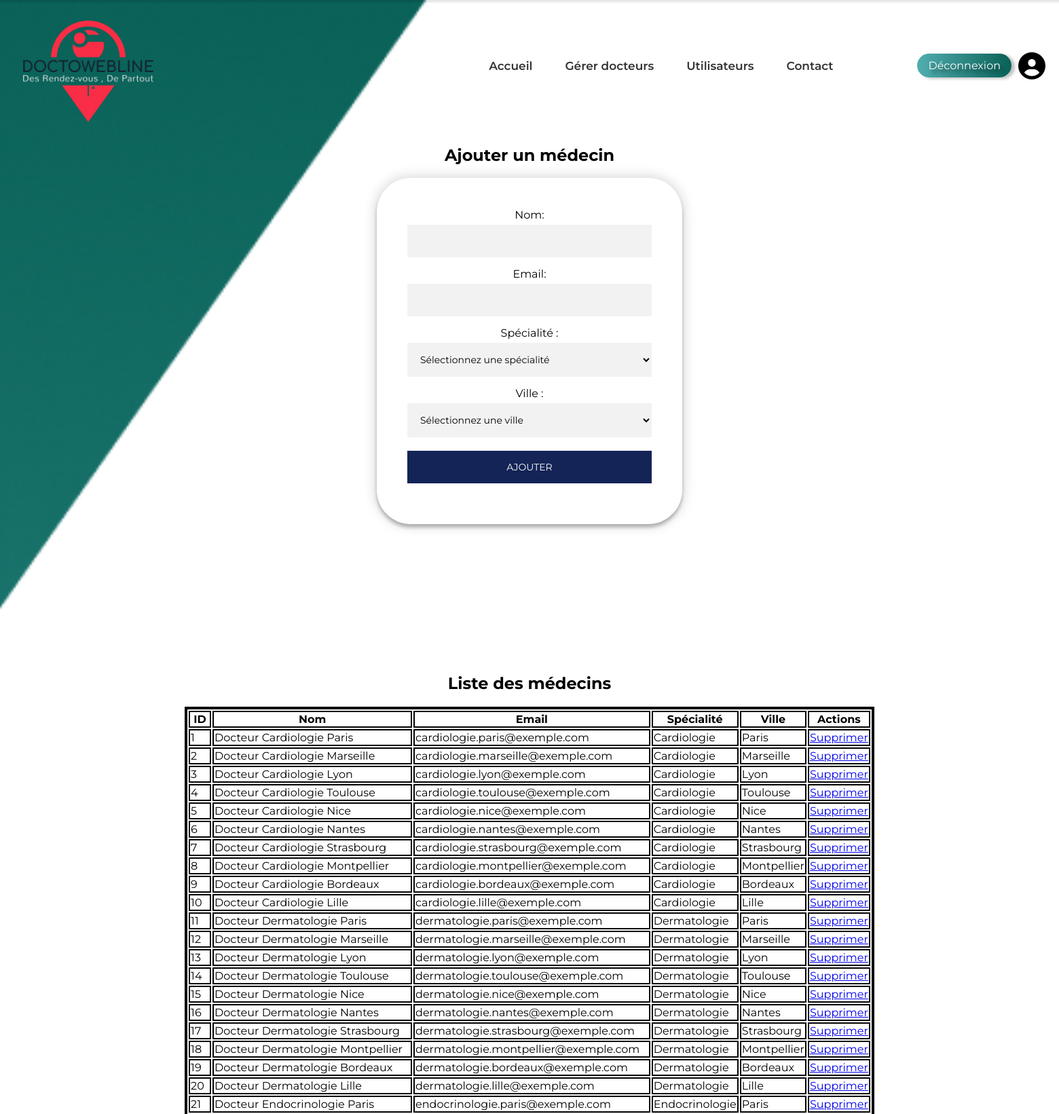
The page /docteur.php (signed in, upper part) on the database its author committed.
### tables this page shows
CREATE TABLE `medecins` (
  `id` int NOT NULL,
  `nom` varchar(50) NOT NULL,
  `email` varchar(100) NOT NULL,
  `specialite_id` int NOT NULL,
  `ville_id` int NOT NULL
);

CREATE TABLE `specialites` (
  `id` int NOT NULL,
  `nom` varchar(50) NOT NULL
);

CREATE TABLE `villes` (
  `id` int NOT NULL,
  `nom` varchar(50) NOT NULL
);

### docteur.php (called while the page is built, shortened)
<?php
require 'fonction.php';
$pdo = getPdoConnection();
$medecins = getMedecins($pdo);
include 'templates/base.phtml';

### fonction.php (called while the page is built, shortened)
<?php
function getMedecins($pdo) {
    $sql = "SELECT medecins.id, medecins.nom, medecins.email, specialites.nom AS specialite, villes.nom AS ville
            FROM medecins
            INNER JOIN specialites ON medecins.specialite_id = specialites.id
            INNER JOIN villes ON medecins.ville_id = villes.id";
    $stmt = $pdo->prepare($sql);
    $stmt->execute();
    $medecins = array();
    while($row = $stmt->fetch(PDO::FETCH_ASSOC)) {
        $medecin = array();
        $medecin['id'] = $row['id'];
        $medecin['nom'] = $row['nom'];
        $medecin['email'] = $row['email'];
        $medecin['specialite'] = $row['specialite'];
        $medecin['ville'] = $row['ville'];
        array_push($medecins, $medecin);
    }
    return $medecins;
}

### templates/docteur.phtml (the view, shortened to what this page needs)
<section class="Gereruser">
<h1>Ajouter un médecin</h1>
<form method="post" class ="form" action="addDoc.php">
    <label for="nom">Nom:</label>
    <input type="text" id="nom" name="nom" required><br>
    <label for="email">Email:</label>
    <input type="email" id="email" name="email" required><br>
    <label for="specialite_id">Spécialité :</label>
        <select id="specialite_id" name="specialite_id">
          <option value="">Sélectionnez une spécialité</option>
        </select>
        <label for="ville_id">Ville :</label>
        <select id="ville_id" name="ville_id">
          <option value="">Sélectionnez une ville</option>
        </select>
    <input type="submit" class="btn" value="Ajouter">
</form>
</section>
<section class="Gereruser">
    <h1>Liste des médecins</h1>
    <div class="Docteurs">
        <?php if (empty($medecins)): ?>
            <p>Aucun médecin n'a été trouvé.</p>
        <?php else: ?>
            <table>
                <thead>
                    <tr>
                        <th>ID</th>
                        <th>Nom</th>
                        <th>Email</th>
                        <th>Spécialité</th>
                        <th>Ville</th>
                        <th>Actions</th>
                    </tr>
                </thead>
                <tbody>
                    <?php foreach ($medecins as $medecin): ?>
                        <tr>
                            <td><?= $medecin['id'] ?></td>
                            <td><?= $medecin['nom'] ?></td>
                            <td><?= $medecin['email'] ?></td>
                            <td><?= $medecin['specialite'] ?></td>
                            <td><?= $medecin['ville'] ?></td>
                            <td><a href="deleteDoc.php?doctor_id=<?= $medecin['id'] ?>">Supprimer</a></td>
                        </tr>
                    <?php endforeach; ?>
                </tbody>
            </table>
        <?php endif; ?>
    </div>
</section>

### css/style.css (style rules this page uses)
body { box-sizing: border-box; margin: 0; padding: 0; font-family: 'Montserrat', sans-serif; overflow-x: hidden!important; }
.form { position: relative; z-index: 1; border-radius: 50px; background: #FFFFFF; max-width: 360px; margin: 0 auto 100px; padding: 45px; text-align: center; box-shadow: 0 0 20px 0 rgba(0, 0, 0, 0.2), 0 5px 5px 0 rgba(0, 0, 0, 0.24); }
.form input { font-family: 'Montserrat', sans-serif; outline: 0; background: #f2f2f2; width: 100%; border: 0; padding: 15px; margin-block-start: 5px; margin-block-end: 15px; box-sizing: border-box; font-size: 14px; }
#ville_id { font-family: 'Montserrat', sans-serif; outline: 0; background: #f2f2f2; width: 100%; border: 0; padding: 15px; margin-block-start: 5px; margin-block-end: 15px; box-sizing: border-box; font-size: 14px; }
#specialite_id { font-family: 'Montserrat', sans-serif; outline: 0; background: #f2f2f2; width: 100%; border: 0; padding: 15px; margin-block-start: 5px; margin-block-end: 15px; box-sizing: border-box; font-size: 14px; }
.form label { margin-block-end: 5px; }
input.btn { font-family: 'Montserrat', sans-serif; text-transform: uppercase; outline: 0; background: #142457; width: 100%; border: 0; padding: 15px; color: #FFFFFF; font-size: 14px; -webkit-transition: all 0.3 ease; transition: all 0.3 ease; cursor: pointer; }
.Gereruser { display: flex; align-items: center; flex-direction: column; margin-bottom: 100px; }
.Docteurs { border: 2px black solid; }
.Docteurs table { border: 2px black solid; }
.Docteurs thead tr th { border: 2px black solid; }
.Docteurs tbody tr td { border: 2px black solid !important; }

### rows shown on the page
medecins: id "1", nom "Docteur Cardiologie Paris", email "cardiologie.paris@exemple.com", specialite.nom "Cardiologie", ville.nom "Paris"
medecins: id "2", nom "Docteur Cardiologie Marseille", email "cardiologie.marseille@exemple.com", specialite.nom "Cardiologie", ville.nom "Marseille"
medecins: id "3", nom "Docteur Cardiologie Lyon", email "cardiologie.lyon@exemple.com", specialite.nom "Cardiologie", ville.nom "Lyon"
medecins: id "4", nom "Docteur Cardiologie Toulouse", email "cardiologie.toulouse@exemple.com", specialite.nom "Cardiologie", ville.nom "Toulouse"
medecins: id "5", nom "Docteur Cardiologie Nice", email "cardiologie.nice@exemple.com", specialite.nom "Cardiologie", ville.nom "Nice"
medecins: id "6", nom "Docteur Cardiologie Nantes", email "cardiologie.nantes@exemple.com", specialite.nom "Cardiologie", ville.nom "Nantes"
medecins: id "7", nom "Docteur Cardiologie Strasbourg", email "cardiologie.strasbourg@exemple.com", specialite.nom "Cardiologie", ville.nom "Strasbourg"
medecins: id "8", nom "Docteur Cardiologie Montpellier", email "cardiologie.montpellier@exemple.com", specialite.nom "Cardiologie", ville.nom "Montpellier"
medecins: id "9", nom "Docteur Cardiologie Bordeaux", email "cardiologie.bordeaux@exemple.com", specialite.nom "Cardiologie", ville.nom "Bordeaux"
medecins: id "10", nom "Docteur Cardiologie Lille", email "cardiologie.lille@exemple.com", specialite.nom "Cardiologie", ville.nom "Lille"
medecins: id "11", nom "Docteur Dermatologie Paris", email "dermatologie.paris@exemple.com", specialite.nom "Dermatologie", ville.nom "Paris"
medecins: id "12", nom "Docteur Dermatologie Marseille", email "dermatologie.marseille@exemple.com", specialite.nom "Dermatologie", ville.nom "Marseille"
medecins: id "13", nom "Docteur Dermatologie Lyon", email "dermatologie.lyon@exemple.com", specialite.nom "Dermatologie", ville.nom "Lyon"
medecins: id "14", nom "Docteur Dermatologie Toulouse", email "dermatologie.toulouse@exemple.com", specialite.nom "Dermatologie", ville.nom "Toulouse"
medecins: id "15", nom "Docteur Dermatologie Nice", email "dermatologie.nice@exemple.com", specialite.nom "Dermatologie", ville.nom "Nice"
medecins: id "16", nom "Docteur Dermatologie Nantes", email "dermatologie.nantes@exemple.com", specialite.nom "Dermatologie", ville.nom "Nantes"
medecins: id "17", nom "Docteur Dermatologie Strasbourg", email "dermatologie.strasbourg@exemple.com", specialite.nom "Dermatologie", ville.nom "Strasbourg"
medecins: id "18", nom "Docteur Dermatologie Montpellier", email "dermatologie.montpellier@exemple.com", specialite.nom "Dermatologie", ville.nom "Montpellier"
medecins: id "19", nom "Docteur Dermatologie Bordeaux", email "dermatologie.bordeaux@exemple.com", specialite.nom "Dermatologie", ville.nom "Bordeaux"
medecins: id "20", nom "Docteur Dermatologie Lille", email "dermatologie.lille@exemple.com", specialite.nom "Dermatologie", ville.nom "Lille"
medecins: id "21", nom "Docteur Endocrinologie Paris", email "endocrinologie.paris@exemple.com", specialite.nom "Endocrinologie", ville.nom "Paris"
